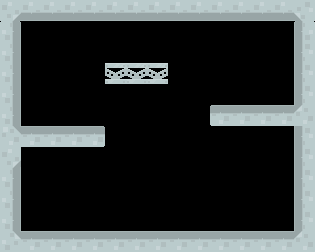

Rendered tile map (Tiled .tmx) drawn with the repository's tilesets; below, a short description and the full map source, tile grids included:
An orthogonal 15x12 tile map with 21x21 px tiles, 1 tile layer (platform), 4 hidden layers not drawn and 15 objects (9x lightCol, exit, begin, switch, enemyStop1, ...).

<map version="1.0" orientation="orthogonal" renderorder="right-down" width="15" height="12" tilewidth="21" tileheight="21" nextobjectid="28">
 <tileset firstgid="1" name="pixel" tilewidth="21" tileheight="21" spacing="2" margin="2" tilecount="900" columns="30">
  <image source="../images/pixel.png" width="692" height="692" />
 </tileset>
 <layer name="farground" width="15" height="12" visible="0">
  <data encoding="csv">
725,725,725,696,724,725,725,725,725,726,694,725,725,725,726,
0,695,695,696,694,695,695,695,695,696,694,695,695,695,0,
0,695,695,696,694,695,695,695,695,696,694,695,695,695,0,
0,695,695,696,694,695,695,695,695,696,694,695,695,695,0,
0,695,695,696,694,695,695,695,695,696,694,695,695,695,0,
0,695,695,696,694,695,695,695,695,696,694,695,695,695,0,
0,695,695,696,694,695,695,695,695,696,694,695,695,695,0,
0,695,695,696,694,695,695,695,695,696,694,695,695,695,0,
0,695,695,696,694,695,695,695,695,696,694,695,695,695,0,
0,695,695,696,694,695,695,695,695,696,694,695,0,695,0,
0,755,695,756,754,755,755,755,755,756,754,755,755,756,755,
0,0,0,0,0,0,0,0,0,0,0,0,0,0,0
</data>
 </layer>
 <layer name="background" width="15" height="12" visible="0">
  <data encoding="csv">
2684354867,0,0,0,0,0,0,0,0,0,0,0,0,0,307,
0,0,0,0,0,0,0,0,0,0,0,0,0,0,0,
0,0,0,0,0,0,0,0,0,0,0,0,0,0,0,
0,0,0,0,0,0,0,0,0,0,0,0,0,0,0,
0,0,0,0,0,0,0,0,0,0,0,0,0,0,0,
0,0,0,0,0,0,0,0,0,0,0,0,0,0,0,
0,0,0,0,0,0,0,0,0,0,0,0,0,0,0,
1073742162,1073742132,0,0,0,0,0,0,0,0,0,0,0,307,0,
338,2684354867,0,0,0,0,0,0,0,0,0,0,307,337,0,
0,338,2684354867,0,0,0,0,0,0,0,0,0,1610613040,333,0,
0,333,2684354864,0,0,0,0,0,0,0,0,0,1610613040,333,0,
0,0,0,0,0,0,0,0,0,0,0,0,0,0,0
</data>
 </layer>
 <layer name="interactive" width="15" height="12" visible="0">
  <data encoding="csv">
0,0,0,0,0,0,0,0,0,0,0,0,0,0,0,
0,0,0,0,0,0,0,0,0,0,0,0,0,0,0,
0,0,0,0,0,0,0,0,0,0,0,0,0,0,0,
0,0,0,0,0,0,0,0,0,0,0,0,0,0,0,
0,0,0,0,0,0,0,0,0,0,0,0,0,0,0,
0,0,0,0,0,0,0,0,0,0,0,0,0,0,0,
0,0,0,0,0,0,0,0,0,0,0,0,0,0,0,
0,0,0,0,0,0,0,0,0,0,0,0,0,0,0,
0,0,0,0,0,0,0,0,0,0,0,0,0,0,0,
0,137,0,0,0,0,0,0,0,0,0,0,0,137,0,
0,138,0,0,0,0,0,0,0,0,0,0,0,138,0,
0,0,0,0,0,0,0,0,0,0,0,0,0,0,0
</data>
 </layer>
 <layer name="platform" width="15" height="12">
  <data encoding="csv">
3221225809,3221225776,3221225776,3221225776,3221225776,3221225776,3221225776,3221225776,3221225776,3221225776,3221225776,3221225776,3221225776,3221225776,1610613073,
2684354863,0,0,0,0,0,0,0,0,0,0,0,0,0,536871215,
2684354864,0,0,0,0,0,0,0,0,0,0,0,0,0,1610613040,
2684354864,0,0,0,0,825,825,825,0,0,0,0,0,0,1610613040,
2684354864,0,0,0,0,0,0,0,0,0,0,0,0,0,1610613040,
2684354864,0,0,0,0,0,0,0,0,0,303,304,304,304,337,
338,304,304,304,305,0,0,0,0,0,0,0,0,0,1610613040,
3221225809,0,0,0,0,0,0,0,0,0,0,0,0,0,1610613040,
2684354864,0,0,0,0,0,0,0,0,0,0,0,0,0,1610613040,
2684354864,0,0,0,0,0,0,0,0,0,0,0,0,0,1610613040,
2684354864,0,0,0,0,0,0,0,0,0,0,0,0,0,1610613040,
2684354897,304,304,304,304,304,304,304,304,304,304,304,304,304,337
</data>
 </layer>
 <layer name="foreground" width="15" height="12" visible="0">
  <data encoding="csv">
0,0,0,0,0,349,0,349,0,0,0,0,0,0,0,
0,0,0,0,0,347,0,347,0,0,0,0,0,0,0,
0,0,0,0,0,347,0,347,0,0,0,0,0,0,0,
0,0,0,0,0,0,0,0,0,0,0,0,0,0,0,
0,0,0,0,0,0,0,0,0,0,0,0,0,0,0,
0,0,0,0,0,0,0,0,0,0,0,0,0,0,0,
0,0,0,0,0,0,0,0,0,0,0,0,0,0,0,
0,0,0,0,0,0,0,0,0,0,0,0,0,0,0,
0,0,0,0,0,0,0,0,0,0,0,0,0,0,0,
0,0,0,0,0,0,0,0,0,0,0,0,0,0,0,
0,0,0,0,0,0,0,0,0,0,0,0,0,0,0,
0,0,0,0,0,0,0,0,0,0,0,0,0,0,0
</data>
 </layer>
 <objectgroup name="evenement">
  <object id="1" name="exit" type="exit" x="273" y="189" width="22.5" height="42.482" />
  <object id="5" name="begin" type="begin" x="21" y="189" width="20.5" height="40" />
  <object id="10" name="switch" x="148.667" y="211.667" width="20.6667" height="19.3333" />
  <object id="12" name="enemyStop1" x="139" y="38.3333" width="21" height="19.3333" />
  <object id="13" name="enemyBegin" x="50.3333" y="38" width="21.3333" height="20.3333" />
  <object id="14" name="enemyEnd" x="210.333" y="38.3333" width="20" height="19.3333" />
 </objectgroup>
 <objectgroup name="lightIntersect">
  <object id="19" name="lightCol" x="21" y="126" width="84" height="21" />
  <object id="20" name="lightCol" x="210" y="105" width="84" height="21" />
  <object id="21" name="lightCol" x="105" y="63" width="63" height="21" />
  <object id="22" name="lightCol" x="0" y="21" width="21" height="105" />
  <object id="23" name="lightCol" x="21" y="231" width="278.25" height="21" />
  <object id="24" name="lightCol" x="294" y="21" width="21" height="84" />
  <object id="25" name="lightCol" x="21" y="0" width="273" height="21" />
  <object id="26" name="lightCol" x="0" y="147" width="21" height="84" />
  <object id="27" name="lightCol" x="294" y="126" width="21" height="105" />
 </objectgroup>
</map>
